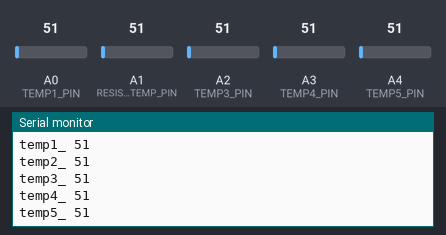
Simulated run of this sketch. Board: Arduino Uno, built with avr-gcc and run on an emulated ATmega328P. Parts: the last lines printed to the serial monitor. The inputs (shaded band) are chosen by the test bench; at power-on: A0 (TEMP1_PIN) = 51, A1 (RESISTOR_TEMP_PIN) = 51, A2 (TEMP3_PIN) = 51, A3 (TEMP4_PIN) = 51, A4 (TEMP5_PIN) = 51.

Above: at 1.2 s.
1.3 s: A0 (TEMP1_PIN) set to 61
2.8 s: A1 (RESISTOR_TEMP_PIN) set to 61
4.3 s: A2 (TEMP3_PIN) set to 61
At 5.6 s:
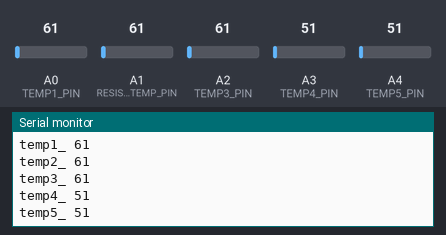
5.8 s: A3 (TEMP4_PIN) set to 61
At 6.9 s:
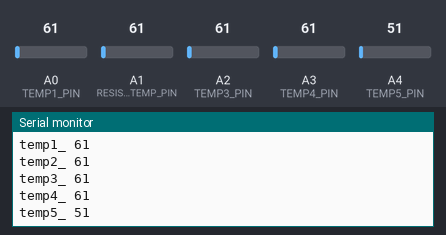
7.3 s: A4 (TEMP5_PIN) set to 61
At 8.6 s:
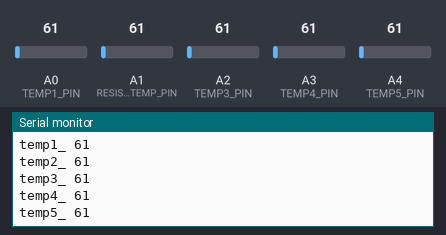
8.8 s: A0 (TEMP1_PIN) set to 71
Timing chart, 0 to 11.3 s (numbered marks = the images above; inputs shaded):
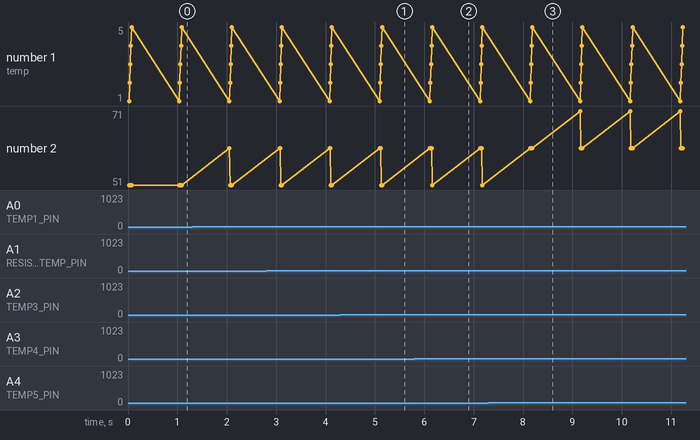

Measured:
- after the input at 4.3 s, the serial monitor: prints a new line after 0.82 s (image 1)
- after the input at 5.8 s, the serial monitor: prints a new line after 0.35 s (image 2)
- after the input at 7.3 s, the serial monitor: prints a new line after 0.89 s (image 3)

The sketch:

thermo_read.ino
```cpp
#define DEFAULT_BUF_SIZE 25
#define LOOP_TIMER 1000 //Wait 1 seconds

#define TEMP_CONTROL_DELAY 30 //seconds
#define USE_TEMP_CONTROL 0

#define MAX_RESISTOR_TEMP 100 // CELCIUS
#define RESISTOR_TEMP_THRESHOLD 5
#define RESISTOR_TEMP_PIN 1
#define POWER_CONTROL_PIN 7

#define TEMP1_PIN 0
#define TEMP2_PIN 1
#define TEMP3_PIN 2
#define TEMP4_PIN 3
#define TEMP5_PIN 4

/* Symbols for the data being sent over serial */
#define RESISTOR_TEMPERATURE_SYMBOL "resistor_"
#define THERMO_TEMPERATURE_1 "temp1_"
#define THERMO_TEMPERATURE_2 "temp2_"
#define THERMO_TEMPERATURE_3 "temp3_"
#define THERMO_TEMPERATURE_4 "temp4_"
#define THERMO_TEMPERATURE_5 "temp5_"

short isResistorOn;

/* Prototypes */
inline void controlResistor();

void setup()
{
  Serial.begin(9600);
  pinMode(POWER_CONTROL_PIN, OUTPUT);
  short isResistorOn = false;
}

void loop()
{
    char buf[DEFAULT_BUF_SIZE];
    int read_value;

    /* Run the control on the power */
    controlResistor();

  /* Read some temperatures */

  /* Temp 1 */
  read_value = analogRead(TEMP1_PIN);

  sprintf(buf, THERMO_TEMPERATURE_1 " %d", read_value);
  Serial.println(buf);

  /* Temp 2 */
  read_value = analogRead(TEMP2_PIN);

  sprintf(buf, THERMO_TEMPERATURE_2 " %d", read_value);
  Serial.println(buf);

  /* Temp 3 */
  read_value = analogRead(TEMP3_PIN);

  sprintf(buf, THERMO_TEMPERATURE_3 " %d", read_value);
  Serial.println(buf);

  /* Temp 4 */
  read_value = analogRead(TEMP4_PIN);

  sprintf(buf, THERMO_TEMPERATURE_4 " %d", read_value);
  Serial.println(buf);

  /* Temp 5 */
  read_value = analogRead(TEMP5_PIN);

  sprintf(buf, THERMO_TEMPERATURE_5 " %d", read_value);
  Serial.println(buf);

  /* Wait */
 delay(LOOP_TIMER);
}

inline void controlResistor()
{
  char buf[DEFAULT_BUF_SIZE];
  int res_raw_temp = analogRead(RESISTOR_TEMP_PIN);
  int temp = res_raw_temp;
  //static int timer = 0;

//  if (timer++ < TEMP_CONTROL_DELAY)
//  {
//    #if USE_TEMP_CONTROL
//    return;
//    #endif
//  }

  //timer = 0;

  //slope is 100C / V
  //#define SLOPE 100
  //get the voltage from the 10bit value
  //double voltage = 5.0 / 1024.0 * res_raw_temp;
  //Resistor sensor is unamplified.
  //double temp = SLOPE * voltage;

  #undef MAX_RESISTOR_TEMP
  #define MAX_RESISTOR_TEMP 697

  //sprintf(buf, " --- resistor temp %d --- ", (int) temp);
  //Serial.println(buf);
  //sprintf(buf, "res_vol %d", (int) voltage);
  //Serial.println(buf);
  if ((int) temp > (MAX_RESISTOR_TEMP + 0))
  {
    digitalWrite(POWER_CONTROL_PIN, LOW); //TURN OFF
    isResistorOn = false;
  }
  else if ((int)temp < (MAX_RESISTOR_TEMP))
  {
    digitalWrite(POWER_CONTROL_PIN, HIGH); //TURN ON
    isResistorOn = true;
  }

  if (isResistorOn ==true)
  {
    Serial.println("power_on");
  }
  else
  {
    Serial.println("power_off");
  }

  /* Print the tempertature over serial */
  sprintf(buf, RESISTOR_TEMPERATURE_SYMBOL " %d", res_raw_temp);
  Serial.println(buf);
}
```
